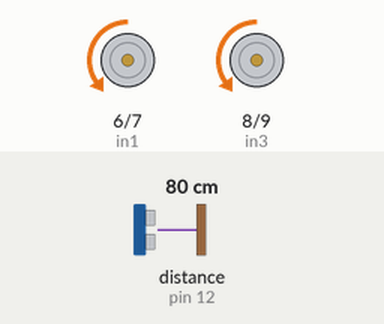
The sketch below on a simulated Arduino Uno, built with avr-gcc and run on an emulated ATmega328P. Shown: motor-driver pin pairs drawn as motors (green arrow = first pin HIGH = forward, orange = second pin HIGH = backward, longer = more drive, scaled by the enable pin). Wiring (inferred from the names in the program): ultrasonic range finder: trigger pin 13; echo pin 12. The test bench sets the inputs (shaded band); at power-on: distance to the obstacle (sensor on pin 12) 80 cm. The echo pulse lasts 58.3 µs per cm.

Above: at 1.2 s.
1.3 s: distance to the obstacle (sensor on pin 12) set to 13 cm
2.8 s: distance to the obstacle (sensor on pin 12) set to 10 cm
At 3.2 s:
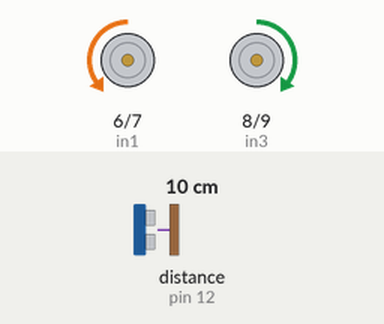
4.3 s: distance to the obstacle (sensor on pin 12) set to 18 cm
At 5.5 s:
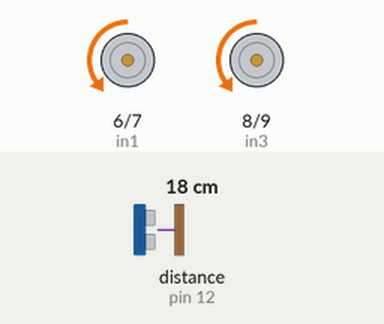
5.8 s: distance to the obstacle (sensor on pin 12) set to 2 cm
At 6.7 s:
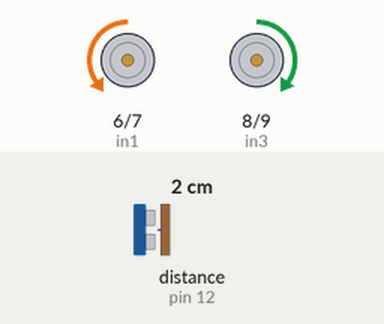
Timing chart, 0 to 8.3 s (numbered marks = the images above; inputs shaded):
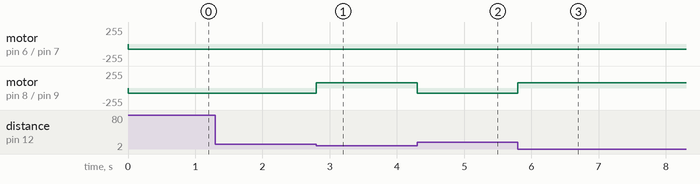

Measured:
- the behaviour switches between 12 and 11 cm on distance to the obstacle (sensor on pin 12) (found by bisection; images 0 and 1)
- after the input at 1.3 s, every drawn part: stays the same
- after the input at 2.8 s, motor on pin 8 (in3) / pin 9 (in4): backward 80/255 → forward 80/255 at once
- after the input at 4.3 s, motor on pin 8 (in3) / pin 9 (in4): forward 80/255 → backward 80/255 at once
- after the input at 5.8 s, motor on pin 8 (in3) / pin 9 (in4): backward 80/255 → forward 80/255 at once

The sketch:

Engelden_Kacan_Kodu.ino
```cpp
int in1=6;
int in2=7;

int in3 = 8;
int in4 = 9;
int trigPin =13;
int echoPin=12;
int enA=5;
int enB=10;


void setup() {
  pinMode(in1,OUTPUT);
  pinMode(in2,OUTPUT);
  pinMode(in3,OUTPUT);
  pinMode(in4,OUTPUT);
  pinMode(trigPin,OUTPUT);
  pinMode(echoPin,INPUT);
  digitalWrite(in1,LOW);
  digitalWrite(in2,LOW);
  digitalWrite(in3,LOW);
  digitalWrite(in4,LOW);
  analogWrite(enA, 80);
  analogWrite(enB, 80);
}
void ileri(){
  digitalWrite(in1,LOW);
  digitalWrite(in2,HIGH);
  digitalWrite(in3,LOW);
  digitalWrite(in4,HIGH);
}
void sag(){
  digitalWrite(in1,LOW);
  digitalWrite(in2,HIGH);
  digitalWrite(in3,HIGH);
  digitalWrite(in4,LOW);
}

void loop() {
  int sure,mesafe;
  digitalWrite(trigPin,LOW);
  delayMicroseconds(2);
  digitalWrite(trigPin,HIGH);
  delayMicroseconds(10);
  digitalWrite(trigPin,LOW);
  sure = pulseIn(echoPin,HIGH);
  mesafe = (sure/2) / 29.1;
  if(mesafe <= 10)
  {
    sag();
  }
  else{
    ileri();
  }
}
```
